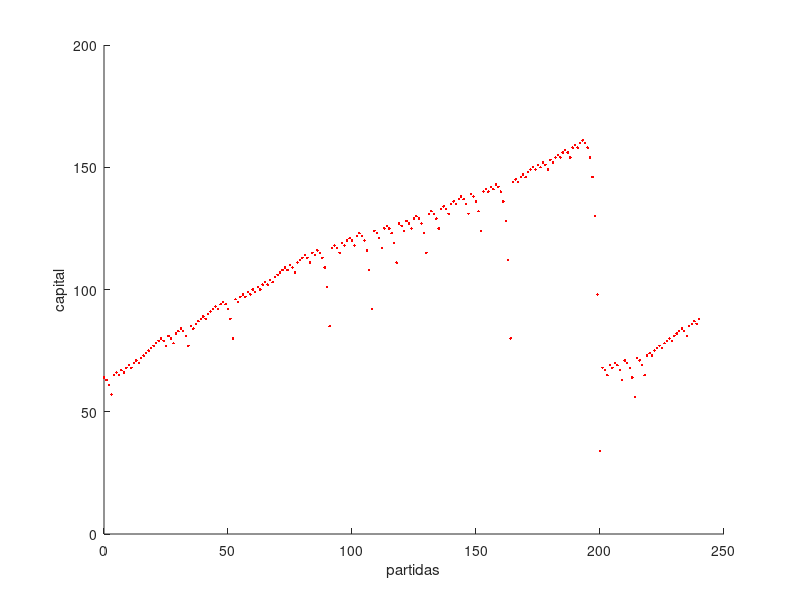

Write MATLAB code to recreate this figure.
clear; clc; close all
%Calculo en que el casino no impone un limite maximo a la apuesta
hold off;
hold on;
xlabel('partidas')
ylabel('capital')

%variables
apuesta_min = 1;        %apuesta minima impuesta por el casino
apuesta_max = 1000;        %apuesta maxima permitida por el casino

%parametros
prob_ganar = 18/38;
prob_perder = 1 - prob_ganar;
repeticiones = 6;   %repeticiones del ciclo que se pueden dar segun el riesgo tomado
capital_inicial = apuesta_min*2.^repeticiones;    %capital minimo con el que debo empezar segun la probabilidad de ganar

dias = 1;
dia_ganado = 0;
dia_perdido = 0;
capital_total = 0;

%calculos

%probabilidades generales de ganar (para evaluar un unico dia colocar un 1 en este for)
%para evaluar en mas dias comentar las lineas hold on, hold off, plot, xlabel, ylabel, y los resultados parciales marcados abajo
for i = 1:dias

    capital = capital_inicial;
    capital_max = 0;
    partida_n = 0;
    j = 0;  %eje x para el grafico. No puede ser mayor a 240 que son la cantidad de tiros posibles en 8hs
    plot(0,capital,'r.');

    for n = 1:240   %240 son la cantidad de tiros maximos por dia
        partida = round(rand*37);   %numero aleatorio de la ruleta en cada partida
        j = j+1;

        if capital >= apuesta_min && j <= 240   %revision de capital
            apuesta = apuesta_min;
            while capital >= apuesta && apuesta >= apuesta_min && (rem(partida,2) ~= 0 || partida == 0) %repeticiones al perder
                capital = capital-apuesta;
                plot(j,capital,'r.');
                if apuesta*2 >= apuesta_max   %configuracion nueva apuesta
                    if capital >= apuesta_max
                        apuesta = apuesta_max;
                    else
                        apuesta = capital;
                    end
                else
                    if capital >= apuesta*2
                        apuesta = apuesta*2;
                    else
                        apuesta = capital;
                    end
                end
                partida = round(rand*37);   %nuevo lanzamiento
                j = j+1;
            end
            if rem(partida,2) == 0  %suma de la ganancia
                capital = capital+apuesta;
                if capital >= capital_max    %flag mayor capital obtenido
                    capital_max = capital;
                    partida_j = j;
                end
                plot(j,capital,'r.');
            end
        else
            break
        end
    end
    %comentar estos resultados para evaluar mas de un dia
    capital_con_el_que_arranque = capital_inicial
    partidas_jugadas = j
    capital_final = capital
    capital_maximo_alcanzado = capital_max
    partida_del_capital_maximo = partida_j

    if capital >= capital_inicial
        dia_ganado = dia_ganado+1;
    else
        dia_perdido = dia_perdido+1;
    end
    capital_total = capital_total + capital - capital_inicial;
end
%comentar estos resultados para evaluar un unico dia
%dias_ganados = dia_ganado
%dias_perdidos = dia_perdido
%probabilidad_de_ganancia = dia_ganado/dias*100
%capital_final = capital_total
